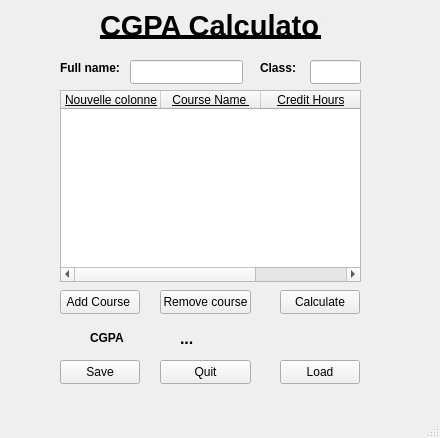
<?xml version="1.0" encoding="UTF-8"?>
<ui version="4.0">
 <class>CGPA_Calculator</class>
 <widget class="QMainWindow" name="CGPA_Calculator">
  <property name="geometry">
   <rect>
    <x>0</x>
    <y>0</y>
    <width>440</width>
    <height>438</height>
   </rect>
  </property>
  <property name="windowTitle">
   <string>CGPA_Calculator</string>
  </property>
  <widget class="QWidget" name="centralwidget">
   <widget class="QWidget" name="verticalLayoutWidget">
    <property name="geometry">
     <rect>
      <x>30</x>
      <y>50</y>
      <width>2</width>
      <height>2</height>
     </rect>
    </property>
    <layout class="QVBoxLayout" name="verticalLayout"/>
   </widget>
   <widget class="QTableWidget" name="courseTable">
    <property name="geometry">
     <rect>
      <x>60</x>
      <y>90</y>
      <width>301</width>
      <height>192</height>
     </rect>
    </property>
    <property name="font">
     <font>
      <underline>true</underline>
     </font>
    </property>
    <column>
     <property name="text">
      <string>Nouvelle colonne</string>
     </property>
    </column>
    <column>
     <property name="text">
      <string>Course Name </string>
     </property>
    </column>
    <column>
     <property name="text">
      <string>Credit Hours</string>
     </property>
    </column>
   </widget>
   <widget class="QPushButton" name="addCourseButton">
    <property name="geometry">
     <rect>
      <x>60</x>
      <y>290</y>
      <width>80</width>
      <height>24</height>
     </rect>
    </property>
    <property name="text">
     <string>Add Course </string>
    </property>
   </widget>
   <widget class="QPushButton" name="removeCourseButton">
    <property name="geometry">
     <rect>
      <x>160</x>
      <y>290</y>
      <width>91</width>
      <height>24</height>
     </rect>
    </property>
    <property name="text">
     <string>Remove course</string>
    </property>
   </widget>
   <widget class="QPushButton" name="calculateButton">
    <property name="geometry">
     <rect>
      <x>280</x>
      <y>290</y>
      <width>80</width>
      <height>24</height>
     </rect>
    </property>
    <property name="text">
     <string>Calculate</string>
    </property>
   </widget>
   <widget class="QLabel" name="label">
    <property name="geometry">
     <rect>
      <x>100</x>
      <y>10</y>
      <width>221</width>
      <height>31</height>
     </rect>
    </property>
    <property name="font">
     <font>
      <pointsize>22</pointsize>
      <bold>true</bold>
      <underline>true</underline>
     </font>
    </property>
    <property name="text">
     <string>CGPA Calculator</string>
    </property>
   </widget>
   <widget class="QLabel" name="resultLabel">
    <property name="geometry">
     <rect>
      <x>180</x>
      <y>330</y>
      <width>101</width>
      <height>16</height>
     </rect>
    </property>
    <property name="font">
     <font>
      <pointsize>12</pointsize>
      <bold>true</bold>
     </font>
    </property>
    <property name="text">
     <string>...</string>
    </property>
   </widget>
   <widget class="QLabel" name="label_3">
    <property name="geometry">
     <rect>
      <x>60</x>
      <y>60</y>
      <width>61</width>
      <height>16</height>
     </rect>
    </property>
    <property name="font">
     <font>
      <bold>true</bold>
     </font>
    </property>
    <property name="text">
     <string>Full name:</string>
    </property>
   </widget>
   <widget class="QLineEdit" name="nameInput">
    <property name="geometry">
     <rect>
      <x>130</x>
      <y>60</y>
      <width>113</width>
      <height>24</height>
     </rect>
    </property>
   </widget>
   <widget class="QLineEdit" name="classInput">
    <property name="geometry">
     <rect>
      <x>310</x>
      <y>60</y>
      <width>51</width>
      <height>24</height>
     </rect>
    </property>
   </widget>
   <widget class="QLabel" name="label_4">
    <property name="geometry">
     <rect>
      <x>260</x>
      <y>60</y>
      <width>49</width>
      <height>16</height>
     </rect>
    </property>
    <property name="font">
     <font>
      <bold>true</bold>
     </font>
    </property>
    <property name="text">
     <string>Class:</string>
    </property>
   </widget>
   <widget class="QPushButton" name="saveButton">
    <property name="geometry">
     <rect>
      <x>60</x>
      <y>360</y>
      <width>80</width>
      <height>24</height>
     </rect>
    </property>
    <property name="text">
     <string>Save</string>
    </property>
   </widget>
   <widget class="QPushButton" name="loadButton">
    <property name="geometry">
     <rect>
      <x>280</x>
      <y>360</y>
      <width>80</width>
      <height>24</height>
     </rect>
    </property>
    <property name="text">
     <string>Load</string>
    </property>
   </widget>
   <widget class="QPushButton" name="pushButton">
    <property name="geometry">
     <rect>
      <x>160</x>
      <y>360</y>
      <width>91</width>
      <height>24</height>
     </rect>
    </property>
    <property name="text">
     <string>Quit</string>
    </property>
   </widget>
   <widget class="QLabel" name="label_5">
    <property name="geometry">
     <rect>
      <x>90</x>
      <y>330</y>
      <width>61</width>
      <height>16</height>
     </rect>
    </property>
    <property name="font">
     <font>
      <bold>true</bold>
     </font>
    </property>
    <property name="text">
     <string>CGPA</string>
    </property>
   </widget>
  </widget>
  <widget class="QMenuBar" name="menubar">
   <property name="geometry">
    <rect>
     <x>0</x>
     <y>0</y>
     <width>440</width>
     <height>21</height>
    </rect>
   </property>
  </widget>
  <widget class="QStatusBar" name="statusbar"/>
 </widget>
 <resources/>
 <connections/>
</ui>
